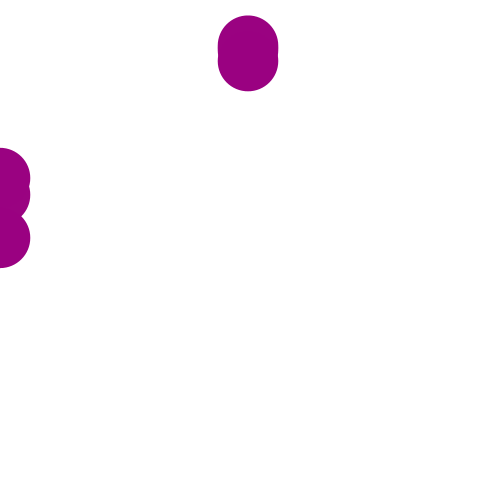
Frame 1 (no input)
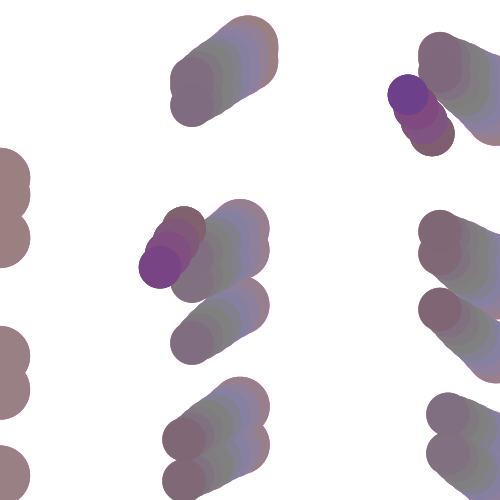
Frame 60 (the mouse pressed at the canvas centre just before this capture)
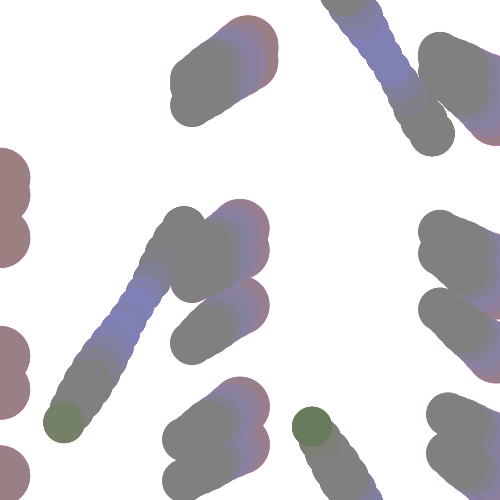
Frame 120 (the mouse held since frame 60 and released just before this capture)

The Processing sketch that drew these frames (run headless with seeded random() and noise(); from frame 60 on, the mouse is pressed at the canvas centre):

// Processing sketch: processing_58799
// ── processing_58799.pde


int numC = 3;
Shake[] s = new Shake[numC];

void setup() {
  size(500, 500);
  background(255);
  noStroke();
  smooth();
  for(int i = 0; i< s.length; i++) {
    s[i] = new Shake();
  }
}
 

void draw() {
  for(int i = 0; i < s.length; i++) {
    
    s[i].displayRect();
    s[i].calcWave();
    s[i].displayCircle();
  }
}

class Shake {
  float x;
  float y;
  float r, g, b;
  float radius;
  float theta;
  float dx, period;
  float[] yvalues;
  int timer;
  int w;
  
  Shake() {
    x = random(width);
    y = random(height);
    radius = 0;
    theta = 0.0;
    period = 500;
    dx = (TWO_PI/period) * 8;
    w = width + 16;
    timer = 0;
    yvalues = new float[w/8];
  }
  
  void calcWave() {
    // Increment theta (try different values for 'angular velocity' here
    theta += 0.02;

    // For every x value, calculate a y value with sine function
    float x = theta;
    for (int i = 0; i < yvalues.length; i++) {
      yvalues[i] = sin(x)*75.0;
      x+=dx;
    }
  }
  
  void displayRect() {
    fill(255, 1); // semi-transparent white
    rect(0, 0, width, height);
  }
  
  void displayCircle() {
    fill(random(255), 20);
    for (int x = 0; x < yvalues.length; x++) {
      // x = (frameCount % width);
      
      if (millis() - timer >= 2000) {
        timer = millis();
        y = noise(frameCount * 0.1) * height;
      }
    
      // use frameCount and noise to change the red color component
      r = noise(frameCount * 0.01) * 255;
      // use frameCount and modulo to change the green color component
      g = frameCount % 255;
      // use frameCount and noise to change the blue color component
      b = 255 - noise(1 + frameCount * 0.025) * 255;
      // use frameCount and noise to change the radius
      radius = noise(frameCount * 0.01) * 100;
      color c = color(r, g, b);
      fill(c);
    
      ellipse(x * 8, y * yvalues[x], radius, radius);
    }
  }
}
